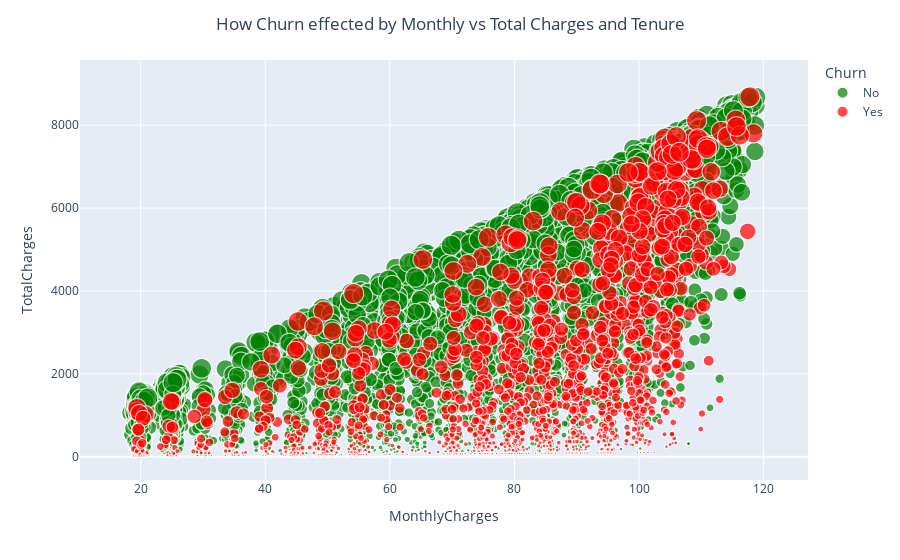

The code cell stored with this chart in its notebook:
### Markdown cell above
<h3>Is Churn directly affected by Monthly and Total Charges along with tenure?</h3>

### Code cell
fig = px.scatter(df_eda, x="MonthlyCharges", y="TotalCharges", color="Churn", size="tenure", color_discrete_sequence =['green', 'red'])
fig.update_layout(
    title={
        'text': "How Churn effected by Monthly vs Total Charges and Tenure",
        'x':0.5})
fig.show()

### Figure 1 — Plotly figure (JSON) as saved in the notebook; plotly's stock layout.template omitted (floating-point values rounded to 4 significant figures; data arrays with more than 128 entries replaced by an {"elided": "..."} marker saying what was removed)
{"data": [{"hovertemplate": "Churn=No<br>MonthlyCharges=%{x}<br>TotalCharges=%{y}<br>tenure=%{marker.size}<extra></extra>", "legendgroup": "No", "marker": {"color": "green", "size": {"elided": "5163 int values"}, "sizemode": "area", "sizeref": 0.18, "symbol": "circle"}, "mode": "markers", "name": "No", "showlegend": true, "type": "scattergl", "x": {"elided": "5163 float values"}, "xaxis": "x", "y": {"elided": "5163 float values"}, "yaxis": "y"}, {"hovertemplate": "Churn=Yes<br>MonthlyCharges=%{x}<br>TotalCharges=%{y}<br>tenure=%{marker.size}<extra></extra>", "legendgroup": "Yes", "marker": {"color": "red", "size": {"elided": "1869 int values"}, "sizemode": "area", "sizeref": 0.18, "symbol": "circle"}, "mode": "markers", "name": "Yes", "showlegend": true, "type": "scattergl", "x": {"elided": "1869 float values"}, "xaxis": "x", "y": {"elided": "1869 float values"}, "yaxis": "y"}], "layout": {"legend": {"itemsizing": "constant", "title": {"text": "Churn"}, "tracegroupgap": 0}, "margin": {"t": 60}, "title": {"text": "How Churn effected by Monthly vs Total Charges and Tenure", "x": 0.5}, "xaxis": {"anchor": "y", "domain": [0, 1], "title": {"text": "MonthlyCharges"}}, "yaxis": {"anchor": "x", "domain": [0, 1], "title": {"text": "TotalCharges"}}}}
